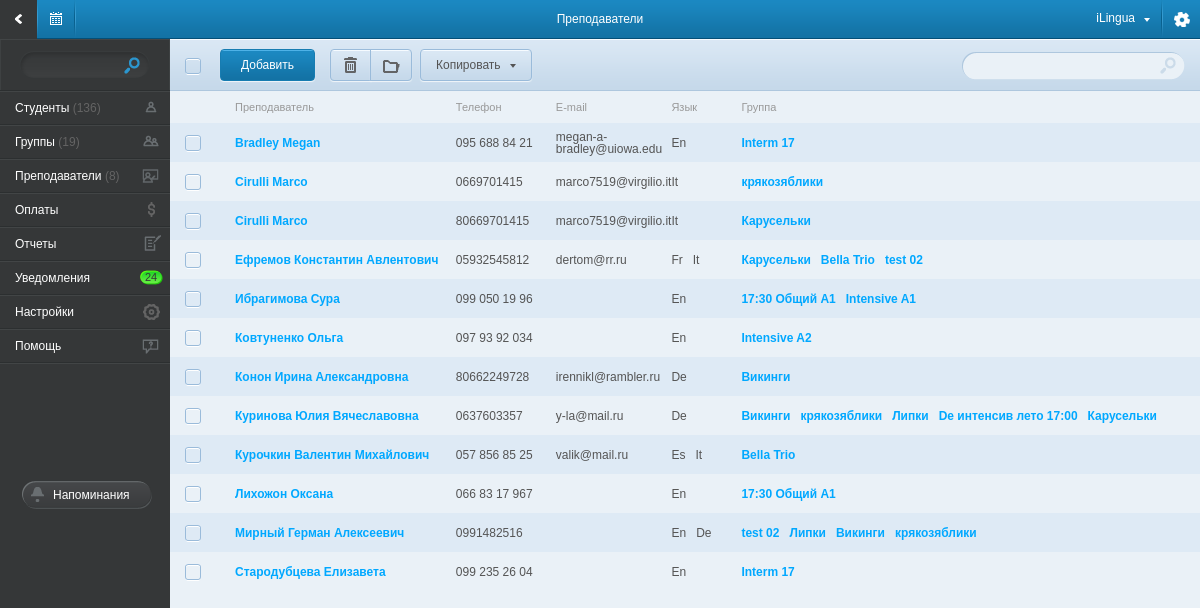
Screenshot of /teachers/ with the database file from the repository.
### tables this page shows
CREATE TABLE IF NOT EXISTS `users` (
  `id` mediumint(8) unsigned NOT NULL auto_increment,
  `ip_address` int(10) unsigned NOT NULL,
  `username` varchar(100) NOT NULL,
  `password` varchar(40) NOT NULL,
  `salt` varchar(40) default NULL,
  `email` varchar(100) NOT NULL,
  `activation_code` varchar(40) default NULL,
  `forgotten_password_code` varchar(40) default NULL,
  `remember_code` varchar(40) default NULL,
  `created_on` int(11) unsigned NOT NULL,
  `last_login` int(11) unsigned default NULL,
  `active` tinyint(1) unsigned default NULL,
  `fio` varchar(255) default NULL,
  `fio_name` varchar(100) NOT NULL,
  `fio_sname` varchar(100) NOT NULL,
  `fio_mname` varchar(100) NOT NULL,
  `name` varchar(150) NOT NULL default 'Антон',
  `company` varchar(100) default NULL,
  `phone` varchar(20) default NULL,
  `address` varchar(200) NOT NULL,
  `comment` varchar(255) NOT NULL,
  PRIMARY KEY  (`id`)
);

### application/controllers/main.php (called while the page is built, shortened)
<?php if ( ! defined('BASEPATH')) exit('No direct script access allowed');
class main extends CI_Controller{
    function __construct() {
        $this->load->database();
        $this->load->model('list_model',    'list');
        $this->load->model('student_model', 'student');
        $this->load->model('group_model',   'group');
        $this->load->model('payment_model', 'payment');
        $this->load->model('teacher_model', 'teacher');
        $this->load->model('schedule_model','schedule');
        $this->load->helper('valid_data');
        $this->load->helper('date_convert');
        $this->load->helper('student');
        $this->load->helper('other');
    }
    function teachers(){
        $tch_data['teachers_list'] = $this->teacher->get_teachers();
        $main_data_ar['title']          = 'Преподаватели';
        $main_data_ar['left_menu']      = $this->load->view('component/left_menu_view', '', TRUE);
        $main_data_ar['right_content']  = $this->load->view('page/teachers_view', $tch_data, TRUE);
        $this->load->view('main_view', $main_data_ar );
    }
}

### index.php (called while the page is built, shortened)
<?php
require_once BASEPATH.'core/CodeIgniter.php';

### application/models/teacher_model.php (called while the page is built, shortened)
<?php if ( ! defined('BASEPATH')) exit('No direct script access allowed');
class teacher_model extends CI_Model{
    function get_teachers(){
        $query = $this->db->query(" SELECT
                                        users.id, users.fio, users.email, users.phone,
                                        lang.short_name AS 'lang_name', lang.id AS 'lang_id',
                                        school_groups.id AS 'group_id', school_groups.name AS 'group_name'
                                    FROM `users`, `groups`, `users_groups`, `lang`, `teacher_lang`, `school_groups`, `school_groups_users`
                                    WHERE
                                        groups.name             = 'teachers'
                                        AND
                                        users_groups.group_id   = groups.id
                                        AND
                                        users_groups.user_id    = users.id
                                        AND
                                        lang.id                 = teacher_lang.lang_id
                                        AND
                                        teacher_lang.user_id    = users.id
                                        AND
                                        school_groups.id        = school_groups_users.school_groups_id
                                        AND
                                        school_groups_users.users_id = users.id
                                     ORDER BY users.fio ASC
                                  ");
        $result_ar = array();
        foreach( $query->result_array() as $row ){
            foreach( $row as $key => $val ){
                if( $key == 'lang_name')
                    $result_ar[$row['id']][$key][$row['lang_id']] = $val;
                elseif( $key == 'group_name' ){
                    $result_ar[$row['id']][$key][$row['group_id']] = $val;
                }
                else
                    $result_ar[$row['id']][$key] = $val;
            }
        }
        return $result_ar;
    }
}

### application/views/page/teachers_view.php (the view, shortened to what this page needs)
<div id="right_content">
    <div id="content_top_block">
        <div id="group_top_block">
            <div id="check_all_block">
            </div>
            <a href="/add_teacher/" class="top_left_btn_action" style="left:50px;">Добавить</a>
            <a href="#" class="top_left_btn top_left_btn_left top_left_btn_del"        style="left:160px;"
               onclick="send_post(  {   id: '1',
                   action: 'del'
               },
               '/action/student/del_student/',
               {title:'Выполняется удаление студента', content:'loader'} )">
                <div></div>
            </a>
            <a href="#" class="top_left_btn top_left_btn_right top_left_btn_catalog"   style="left:200px;"
               onclick="send_post(  {   id: '1',
               action: 'del'
           },
           '/action/student/del_student/',
           {title:'Выполняется удаление студента', content:'loader'} )">
                <div></div>
            </a>
            <a href="javascript:void(0)" class="top_left_btn top_left_btn_list show_slide_list" style="left:250px; width: 95px; position:relative;">
                <div>Копировать</div>
            </a>
            <div class="filter_group_top">
                <input type="text" name="group_filter" id="group_filter" />
            </div>
        </div>
    </div>
    <table class="group_tbl student_tdl">
        <tr class="group_first_tr">
            <td style="width: 35px;"></td>
            <td style="width: 30px;"></td>
            <td>Преподаватель</td>
            <td style="width: 100px;">Телефон</td>
            <td style="width: 100px;">E-mail</td>
            <td style="width: 70px;">Язык</td>
            <td>Группа</td>
        </tr>
        <?
        if ($teachers_list != NULL):
            foreach ($teachers_list as $teacher_ar):
                ?>
                <tr>
                    <td>
                    </td>
                    <td></td>
                    <td><a href="/teacher_cart/<?= $teacher_ar['id'] ?>/"><?= $teacher_ar['fio'] ?></a></td>
                    <td><?= $teacher_ar['phone'] ?></td>
                    <td><?= $teacher_ar['email'] ?></td>
                    <td>
                        <?
                            if (isset($teacher_ar['lang_name'])) {
                                foreach ($teacher_ar['lang_name'] as $lang_name) {
                                    echo $lang_name . '&nbsp;&nbsp;&nbsp;';
                                }
                            }
                        ?>
                    </td>
                    <td>
                        <?
                            if (isset($teacher_ar['group_name'])):
                                foreach ($teacher_ar['group_name'] as $key => $group_name):
                                    if($group_name != 'Индивидуал'):
                        ?>
                        <a href="/group_cart/<?=$key?>/" title="<?=$group_name?>"><?=$group_name?></a>&nbsp;&nbsp;
                        <?
                                    endif;
                                endforeach;
                            endif;
                        ?>
                    </td>
                </tr>
                <?
            endforeach;
        else:
            ?>
            <tr>
                <td colspan="8" style="text-align: center;"> В данной категории нет записей </td>
            </tr>
        <? endif; ?>
    </table>
</div>

### css/main.css (style rules this page uses)
body { font-family: Arial,Helvetica,Garuda,sans-serif; font-size: 12px; background-color: #b0b7ba; }
#left_menu, #right_content { display: table-cell; }
#right_content { vertical-align: top; }
#content_top_block { background-image: url('/img/bg_center_top_block.png'); height: 52px; position: relative; }
#group_top_block { height: 52px; position: relative; }
#group_top_block div { position: absolute; }
#check_all_block, #check_all_star { width: 20px; height: 20px; left: 0px; top: 18px; }
a.top_left_btn { display: block; position: absolute; width:40px; height: 30px; top: 10px; background-image: url(/img/btn_top_left.png); border: #9abbda solid 1px; border-radius: 4px; box-shadow: 0px 1px 1px #f1f6fa; }
a.top_left_btn_left { border-radius: 4px 0px 0px 4px; }
a.top_left_btn_right { border-radius: 0px 4px 4px 0px; }
a.top_left_btn div { width: inherit; height:inherit; background-image: url(/img/top_pic.png); background-repeat: no-repeat; }
a.top_left_btn_del div { background-position: -37px -58px; }
a.top_left_btn_catalog div { background-position: -4px -58px; }
a.top_left_btn_list { padding-left: 15px; }
a.top_left_btn_list div { background-image: url(/img/top_list_row.png); background-position: right 14px; line-height: 30px; color:#545454; }
a.top_left_btn_action { display: inline-block; position: absolute; top: 10px; height: 30px; line-height: 30px; padding: 0px 20px; color: #fff; background-image: url(/img/btn_top_left_action.png); border: #177cb1 solid 1px; border-radius: 4px; box-shadow: 0px 1px 1px #f1f6fa; }
.filter_group_top { background-image: url('/img/filter_group_top.png'); width: 224px; height: 29px; right: 15px; top: 12px; }
.filter_group_top input { position: absolute; width: 180px; height: 16px; left:10px; top: 6px; background: none; border: none; color:#a1a1a1; }
.group_tbl, .memo_tbl { width: 100%; border-collapse: collapse; }
.group_tbl .group_first_tr, .memo_tbl .group_first_tr { color: #999999 !important; background-image: none !important; }
.group_tbl .group_first_tr td, .memo_tbl .group_first_tr td { height: auto !important; line-height: normal !important; padding: 10px 0px 10px 0px; font-size: 11px; font-weight: normal !important; color: #999999 !important; }
.group_tbl td, .memo_tbl td { height: 39px; vertical-align: middle; color: #545454; }
.group_tbl td a, .memo_tbl td a { color: #00a8ff; text-decoration: none; font-weight: bold; }
a { font-size: 12px; color: #00a8ff; text-decoration: none; font-weight: normal; }

### rows the page displays
users: fio "Bradley Megan", phone "095 688 84 21", email "megan-a-bradley@uiowa.edu", lang_name "En", group_name "Interm 17"
users: fio "Cirulli Marco", phone "0669701415", email "marco7519@virgilio.it", lang_name "It", group_name "крякозяблики"
users: fio "Cirulli Marco", phone "80669701415", email "marco7519@virgilio.it", lang_name "It", group_name "Карусельки"
users: fio "Ефремов Константин Авлентович", phone "05932545812", email "dertom@rr.ru", lang_name "Fr", lang_name "It", group_name "Карусельки", group_name "Bella Trio", group_name "test 02"
users: fio "Ибрагимова Сура", phone "099 050 19 96", lang_name "En", group_name "17:30 Общий А1", group_name "Intensive A1"
users: fio "Ковтуненко Ольга", phone "097 93 92 034", lang_name "En", group_name "Intensive A2"
users: fio "Конон Ирина Александровна", phone "80662249728", email "irennikl@rambler.ru", lang_name "De", group_name "Викинги"
users: fio "Куринова Юлия Вячеславовна", phone "0637603357", email "y-la@mail.ru", lang_name "De", group_name "Викинги", group_name "крякозяблики", group_name "Липки", group_name "De интенсив лето 17:00", group_name "Карусельки"
users: fio "Курочкин Валентин Михайлович", phone "057 856 85 25", email "valik@mail.ru", lang_name "Es", lang_name "It", group_name "Bella Trio"
users: fio "Лихожон Оксана", phone "066 83 17 967", lang_name "En", group_name "17:30 Общий А1"
users: fio "Мирный Герман Алексеевич", phone "0991482516", lang_name "En", lang_name "De", group_name "test 02", group_name "Липки", group_name "Викинги", group_name "крякозяблики"
users: fio "Стародубцева Елизавета", phone "099 235 26 04", lang_name "En", group_name "Interm 17"

### other values shown
$title "Преподаватели"
